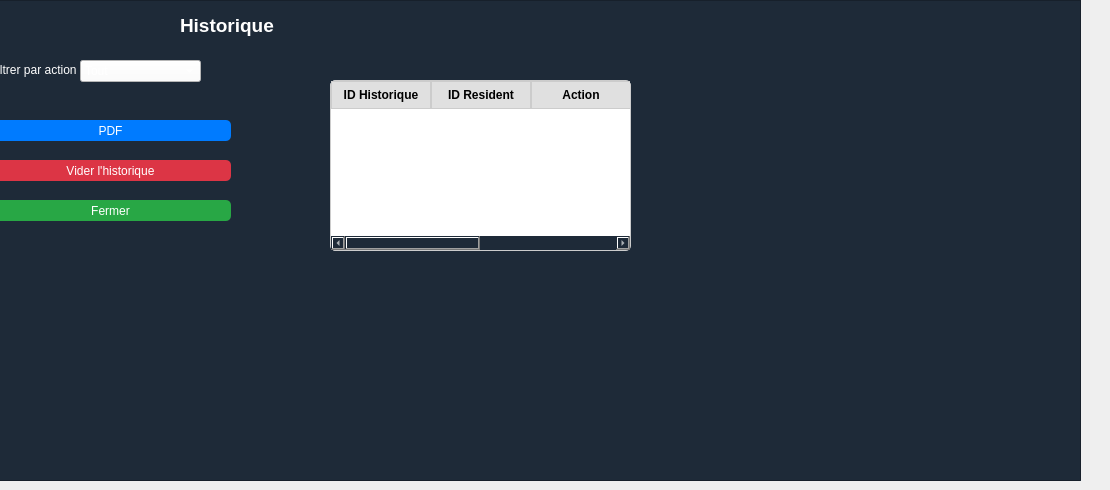
      <widget class="QWidget" name="page_13">
       <widget class="QFrame" name="frame">
        <property name="geometry">
         <rect>
          <x>-20</x>
          <y>0</y>
          <width>1101</width>
          <height>481</height>
         </rect>
        </property>
        <property name="styleSheet">
         <string notr="true">background-color: #1e2a38;
color: white;
font: bold 11pt &quot;Arial&quot;;</string>
        </property>
        <property name="frameShape">
         <enum>QFrame::Shape::StyledPanel</enum>
        </property>
        <property name="frameShadow">
         <enum>QFrame::Shadow::Raised</enum>
        </property>
        <widget class="QLabel" name="label_21">
         <property name="geometry">
          <rect>
           <x>200</x>
           <y>10</y>
           <width>191</width>
           <height>31</height>
          </rect>
         </property>
         <property name="text">
          <string>&lt;html&gt;&lt;head/&gt;&lt;body&gt;&lt;p&gt;&lt;span style=&quot; font-size:14pt; font-weight:700; color:#ffffff;&quot;&gt;Historique&lt;/span&gt;&lt;/p&gt;&lt;/body&gt;&lt;/html&gt;</string>
         </property>
        </widget>
        <widget class="QLabel" name="label_22">
         <property name="geometry">
          <rect>
           <x>10</x>
           <y>60</y>
           <width>161</width>
           <height>20</height>
          </rect>
         </property>
         <property name="text">
          <string>Filtrer par action</string>
         </property>
        </widget>
        <widget class="QComboBox" name="comboBoxAction">
         <property name="geometry">
          <rect>
           <x>100</x>
           <y>60</y>
           <width>121</width>
           <height>22</height>
          </rect>
         </property>
         <property name="styleSheet">
          <string notr="true">background-color: white;
    font: 10pt &quot;Arial&quot;;
</string>
         </property>
         <item>
          <property name="text">
           <string>Tout</string>
          </property>
         </item>
         <item>
          <property name="text">
           <string>Ajouter</string>
          </property>
         </item>
         <item>
          <property name="text">
           <string>Modifier</string>
          </property>
         </item>
         <item>
          <property name="text">
           <string>Supprimer</string>
          </property>
         </item>
        </widget>
        <widget class="QTableWidget" name="tableWidget">
         <property name="geometry">
          <rect>
           <x>350</x>
           <y>80</y>
           <width>301</width>
           <height>171</height>
          </rect>
         </property>
         <property name="styleSheet">
          <string notr="true">/* Style général du tableau */
QTableWidget {
    background-color: #ffffff;        /* fond blanc des cellules */
    gridline-color: #cccccc;          /* couleur des bordures */
    alternate-background-color: #f2f2f2; /* lignes alternées gris très clair */
    font: 11pt &quot;Segoe UI&quot;;
    color: #000000;
}

/* Header */
QHeaderView::section {
    background-color: #e0e0e0;  /* gris clair pour l'entête */
    color: #000000;
    font-weight: bold;
    border: 1px solid #cccccc;
    padding: 4px;
}

/* Ligne sélectionnée */
QTableWidget::item:selected {
    background-color: #a0c4ff; /* bleu clair */
    color: black;
}

/* Colonnes spécifiques (exemple: Action) */
QTableWidget::item {
    padding: 5px;
}

/* Bordures du tableau */
QTableWidget {
    border: 1px solid #cccccc;
    border-radius: 5px;
}
</string>
         </property>
         <column>
          <property name="text">
           <string>ID Historique</string>
          </property>
         </column>
         <column>
          <property name="text">
           <string>ID Resident</string>
          </property>
         </column>
         <column>
          <property name="text">
           <string>Action</string>
          </property>
         </column>
         <column>
          <property name="text">
           <string>Date</string>
          </property>
         </column>
        </widget>
        <widget class="QPushButton" name="btnPdfHistorique">
         <property name="geometry">
          <rect>
           <x>10</x>
           <y>120</y>
           <width>241</width>
           <height>21</height>
          </rect>
         </property>
         <property name="styleSheet">
          <string notr="true">QPushButton {
    background-color: #007bff;
    color: white;
    border-radius: 5px;
}


</string>
         </property>
         <property name="text">
          <string>PDF</string>
         </property>
        </widget>
        <widget class="QPushButton" name="btnViderHistorique">
         <property name="geometry">
          <rect>
           <x>10</x>
           <y>160</y>
           <width>241</width>
           <height>21</height>
          </rect>
         </property>
         <property name="styleSheet">
          <string notr="true">QPushButton {
    background-color: #dc3545;
    color: white;
    border-radius: 5px;
}

</string>
         </property>
         <property name="text">
          <string>Vider l'historique</string>
         </property>
        </widget>
        <widget class="QPushButton" name="btnFermerHistorique">
         <property name="geometry">
          <rect>
           <x>10</x>
           <y>200</y>
           <width>241</width>
           <height>21</height>
          </rect>
         </property>
         <property name="styleSheet">
          <string notr="true">QPushButton {
    background-color: #28a745;
    color: white;
    border-radius: 5px;
}

</string>
         </property>
         <property name="text">
          <string>Fermer</string>
         </property>
        </widget>
       </widget>
      </widget>
